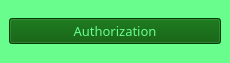
<?xml version="1.0" encoding="UTF-8"?>
<ui version="4.0">
 <class>MainWindow</class>
 <widget class="QMainWindow" name="MainWindow">
  <property name="geometry">
   <rect>
    <x>0</x>
    <y>0</y>
    <width>230</width>
    <height>63</height>
   </rect>
  </property>
  <property name="palette">
   <palette>
    <active>
     <colorrole role="Button">
      <brush brushstyle="SolidPattern">
       <color alpha="255">
        <red>104</red>
        <green>253</green>
        <blue>141</blue>
       </color>
      </brush>
     </colorrole>
     <colorrole role="Base">
      <brush brushstyle="SolidPattern">
       <color alpha="255">
        <red>104</red>
        <green>253</green>
        <blue>141</blue>
       </color>
      </brush>
     </colorrole>
     <colorrole role="Window">
      <brush brushstyle="SolidPattern">
       <color alpha="255">
        <red>104</red>
        <green>253</green>
        <blue>141</blue>
       </color>
      </brush>
     </colorrole>
    </active>
    <inactive>
     <colorrole role="Button">
      <brush brushstyle="SolidPattern">
       <color alpha="255">
        <red>104</red>
        <green>253</green>
        <blue>141</blue>
       </color>
      </brush>
     </colorrole>
     <colorrole role="Base">
      <brush brushstyle="SolidPattern">
       <color alpha="255">
        <red>104</red>
        <green>253</green>
        <blue>141</blue>
       </color>
      </brush>
     </colorrole>
     <colorrole role="Window">
      <brush brushstyle="SolidPattern">
       <color alpha="255">
        <red>104</red>
        <green>253</green>
        <blue>141</blue>
       </color>
      </brush>
     </colorrole>
    </inactive>
    <disabled>
     <colorrole role="Button">
      <brush brushstyle="SolidPattern">
       <color alpha="255">
        <red>104</red>
        <green>253</green>
        <blue>141</blue>
       </color>
      </brush>
     </colorrole>
     <colorrole role="Base">
      <brush brushstyle="SolidPattern">
       <color alpha="255">
        <red>104</red>
        <green>253</green>
        <blue>141</blue>
       </color>
      </brush>
     </colorrole>
     <colorrole role="Window">
      <brush brushstyle="SolidPattern">
       <color alpha="255">
        <red>104</red>
        <green>253</green>
        <blue>141</blue>
       </color>
      </brush>
     </colorrole>
    </disabled>
   </palette>
  </property>
  <property name="windowTitle">
   <string>Database</string>
  </property>
  <property name="autoFillBackground">
   <bool>false</bool>
  </property>
  <property name="styleSheet">
   <string notr="true">background-color: rgb(104, 253, 141);</string>
  </property>
  <widget class="QWidget" name="centralwidget">
   <layout class="QGridLayout" name="gridLayout">
    <item row="0" column="0">
     <widget class="QPushButton" name="pushButton">
      <property name="font">
       <font>
        <family>MS Reference Sans Serif</family>
        <pointsize>10</pointsize>
       </font>
      </property>
      <property name="cursor">
       <cursorShape>PointingHandCursor</cursorShape>
      </property>
      <property name="autoFillBackground">
       <bool>false</bool>
      </property>
      <property name="styleSheet">
       <string notr="true">background-color: rgb(0, 85, 0);
color:  rgb(104, 253, 141);</string>
      </property>
      <property name="text">
       <string>Authorization</string>
      </property>
     </widget>
    </item>
   </layout>
  </widget>
  <widget class="QMenuBar" name="menubar">
   <property name="geometry">
    <rect>
     <x>0</x>
     <y>0</y>
     <width>230</width>
     <height>21</height>
    </rect>
   </property>
  </widget>
 </widget>
 <resources/>
 <connections/>
</ui>
